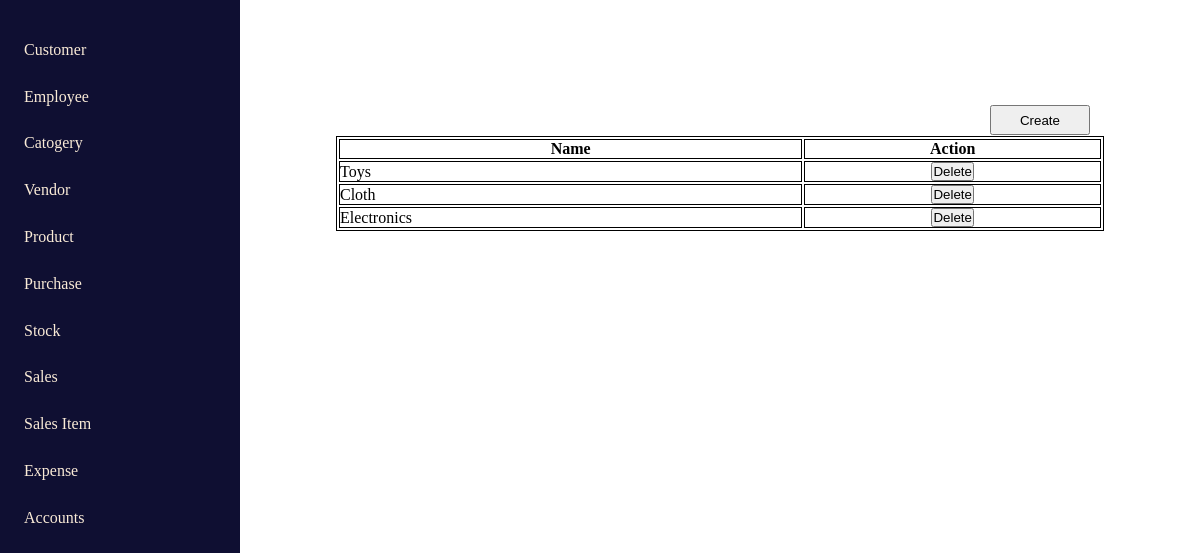
Page /category on the earlier database version.
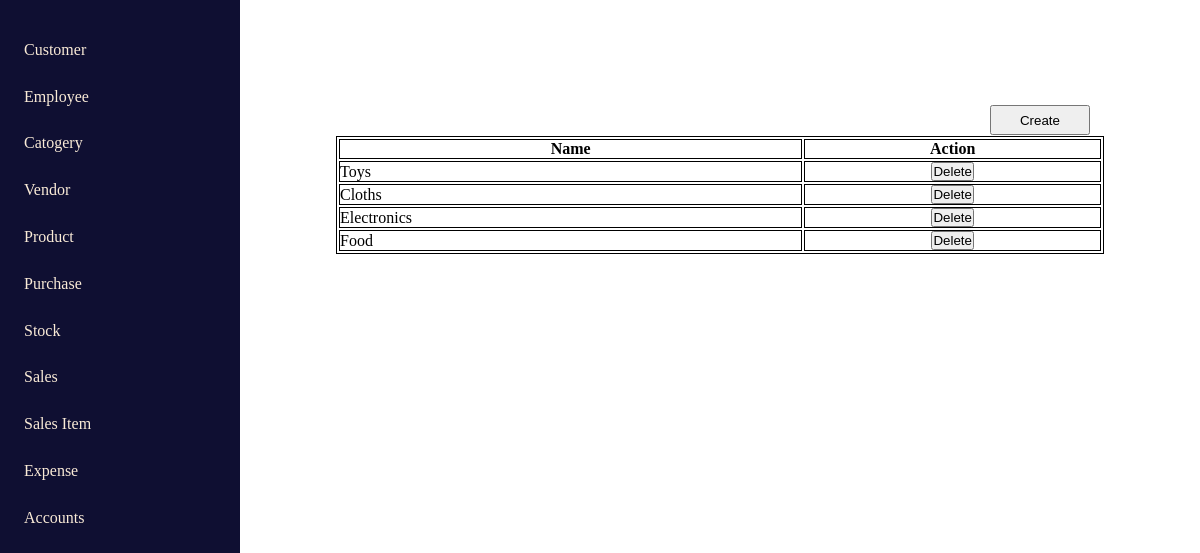
Same page on the later database version.
### home/models.py (models this page shows, shortened)
class categoryFormData(models.Model):
    name = models.CharField(max_length=200)

### home/views.py (the view)
# urls.py: path('category', category, name='category'),
def category(request):
    category = categoryFormData.objects.all()
    return render(request, 'category.html', {'category': category})

### templates/category.html (shortened to what this page needs)
{% extends "index.html" %}
{% block category_content %}
<div class="table_container">
    <button class="create_btn"><a href="{% url 'categoryForm' %}" style = "color : black;">Create</a></button>
    <table>
        <tbody>
            <th>Name</th>
            <th>Action</th>
        </tbody>
        <tbody>
            {% for c in category %}
            <tr>
                <td>{{c.name}}</td>
                <td class="action">
                    <button><a href="{% url 'deleteCategory' c.id %}" style = "color : black;">Delete</a></button>
                </td>
            </tr>
            {% endfor %}
        </tbody>
    </table>
    {% endblock category_content %}

Differences in the rows shown:
removed categoryFormData: name "Cloth"
added categoryFormData: name "Cloths"
added categoryFormData: name "Food"
